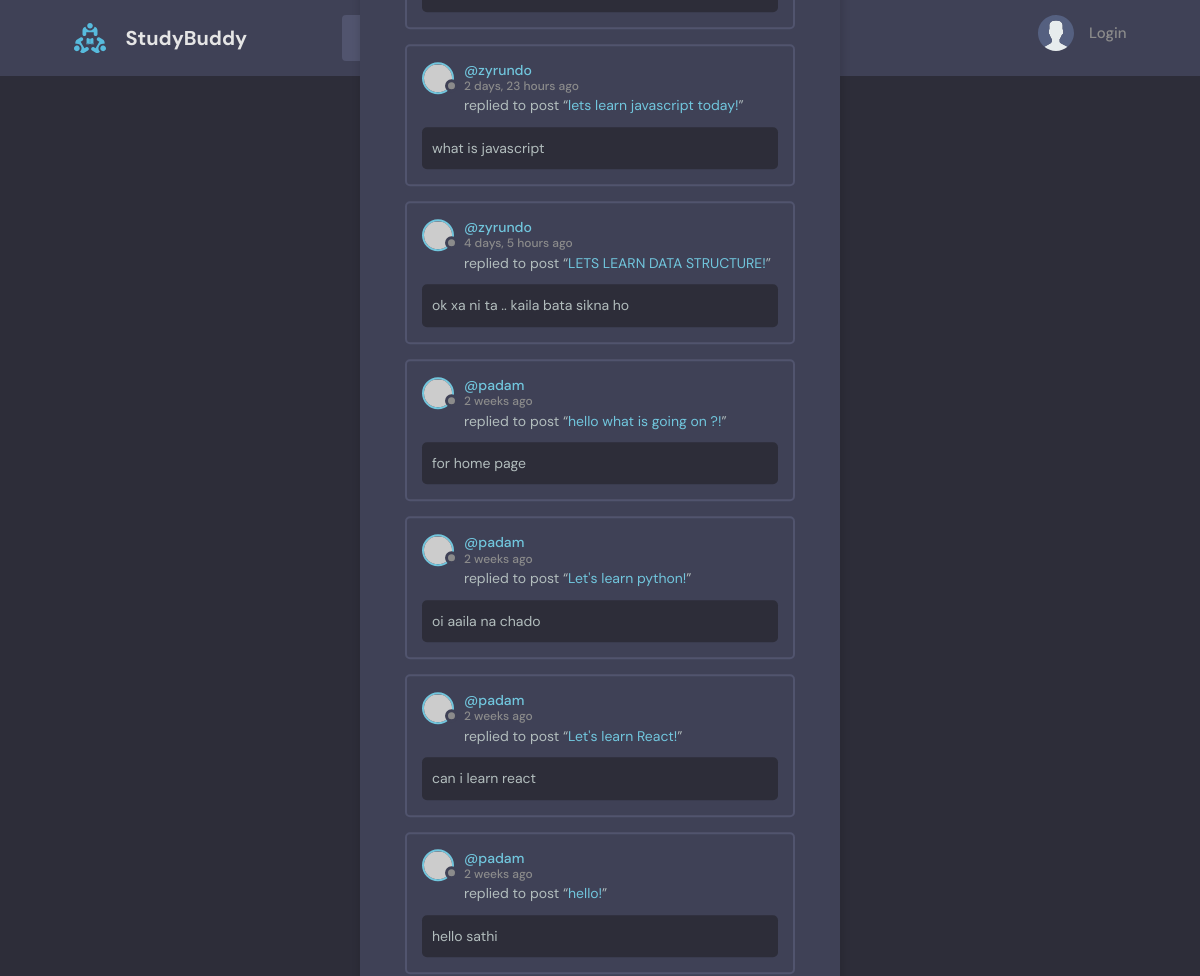
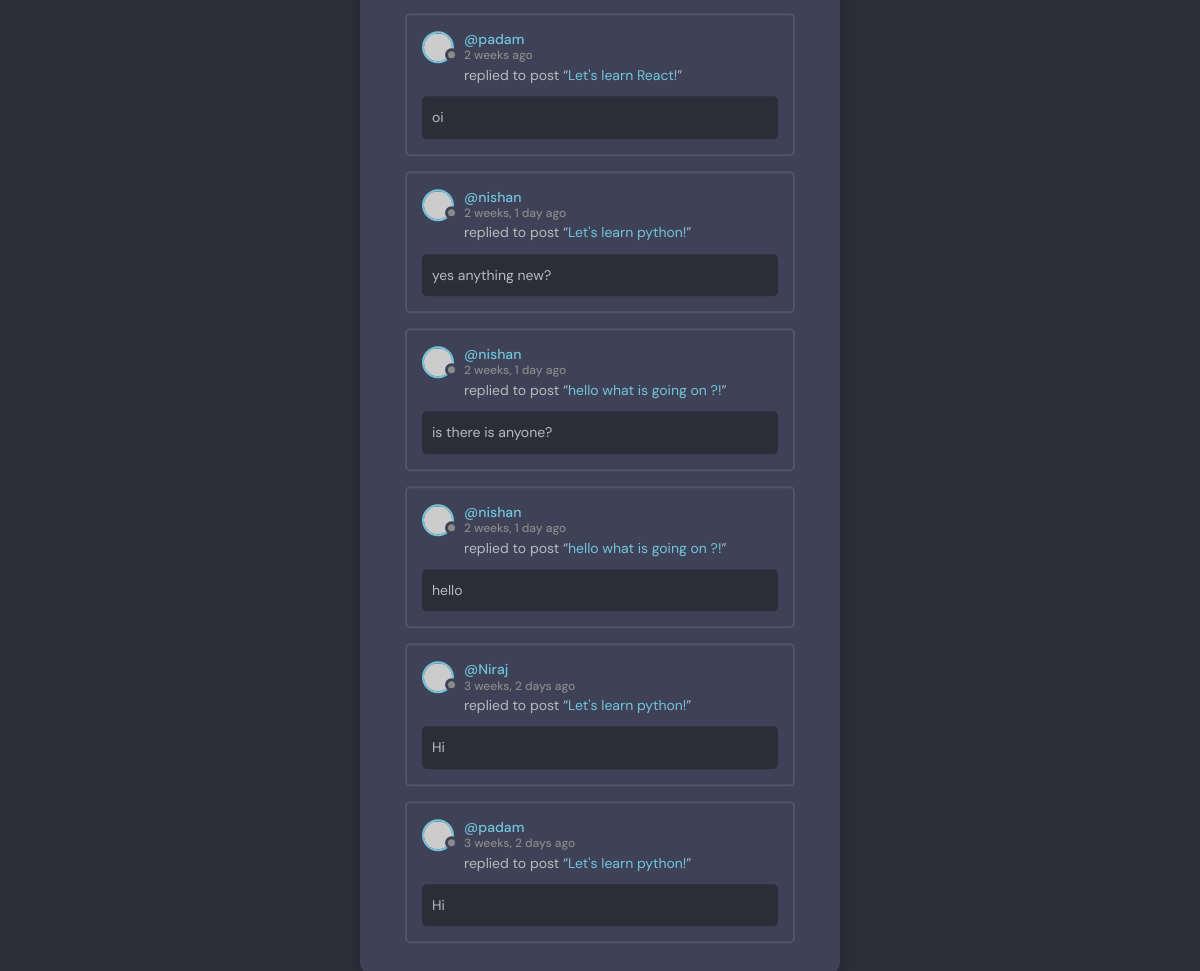
Screenshot of /activityPage with the database file from the repository (2 pictures, top to bottom).
### base/models.py (models this page shows, shortened)
class Message(models.Model):
    user = models.ForeignKey(User,on_delete = models.CASCADE)
    room = models.ForeignKey(Room,on_delete=models.CASCADE) #0n_delete= models.CASCADE =>means all the child messages will be deleted
    body= models.TextField()
    updated = models.DateField(auto_now = True)
    created = models.DateTimeField(auto_now_add = True)
    class Meta:
        ordering = ['-updated','-created']

class Room(models.Model):
    host = models.ForeignKey(User,on_delete = models.SET_NULL,null = True)
    topic = models.ForeignKey(Topic,on_delete = models.SET_NULL,null = True)
    name = models.CharField(max_length=200)
    description = models.TextField(null= True,blank = True) #null= true or black= true -- means it cannot be null and black
    participants = models.ManyToManyField(User,related_name='participants' ,blank=True)
    updated = models.DateTimeField(auto_now = True)#it take timestamp everytime whenever updated
    created = models.DateTimeField(auto_now_add = True) #it takes timestapm at the beginning only
    class Meta:
        ordering = ['-updated','-created'] # (-) will make the ordering of lettest item at beginning
    def __str__(self):
        return self.name

### base/views.py (the view)
# urls.py: path('activityPage',views.activityPage,name='activityPage'),
def activityPage(request):
    room_messages = Message.objects.all()
    return render(request,'base/activity.html',{'room_messages':room_messages})

### base/templates/base/activity.html (shortened to what this page needs)
{% extends 'main.html' %}
{% block content %}
    <main class="layout">
      <div class="container">
        <div class="layout__box">
          <div class="activities-page layout__body">
            {% for message in room_messages %}
            <div class="activities__box">
              <div class="activities__boxHeader roomListRoom__header">
                <a href=" {% url 'userProfile' message.user.id %}" class="roomListRoom__author">
                  <div class="avatar avatar--small">
                    <img src="https://randomuser.me/api/portraits/women/11.jpg" />
                  </div>
                  <p>
                    @{{message.user}}
                    <span>{{message.created|timesince}} ago</span>
                  </p>
                </a>
              </div>
              <div class="activities__boxContent">
                <p>replied to post “<a href="{% url 'room' message.room.id %}">{{message.room}}!</a>”</p>
                <div class="activities__boxRoomContent">
                 {{message.body}}
                </div>
              </div>
            </div>
            {% endfor %}
          </div>
        </div>
      </div>
    </main>
{% endblock content %}

### static/style/style.css (style rules this page uses)
:root { --color-main: #71c6dd; --color-main-light: #e1f6fb; --color-dark: #3f4156; --color-dark-medium: #51546e; --color-dark-light: #696d97; --color-light: #e5e5e5; --color-gray: #8b8b8b; --color-light-gray: #b2bdbd; --color-bg: #2d2d39; --color-success: #5dd693; --color-error: #fc4b0b; }
* { font-family: "DM Sans", -apple-system, BlinkMacSystemFont, "Segoe UI", Roboto, Oxygen, Ubuntu, Cantarell, "Open Sans", "Helvetica Neue", sans-serif; margin: 0; padding: 0; box-sizing: border-box; text-rendering: optimizeLegibility; font-size: inherit; }
html { font-size: 56.25%; }
@media only screen and (min-width: 1200px) { html { font-size: 62.5%; } }
body { line-height: 1.6; font-weight: 400; font-size: 1.5rem; color: var(--color-light-gray); background-color: var(--color-bg); min-height: 100vh; }
img { width: 100%; }
a { display: inline-block; color: var(--color-main); text-decoration: none; }
.container { max-width: 120rem; width: 90%; margin: auto; }
.avatar { position: relative; display: inline-block; border-radius: 50%; border: 2px solid var(--color-main); }
.avatar img { display: block; border-radius: 50%; object-fit: cover; object-position: center; }
.avatar::after { content: ""; display: block; position: absolute; background-color: var(--color-gray); z-index: 111; border-radius: 50%; border: 0.3rem solid var(--color-dark); }
.avatar.avatar--small img { width: 2.8rem; height: 2.8rem; }
.avatar.avatar--small:after { width: 0.7rem; height: 0.7rem; bottom: 0px; right: -6px; }
.layout { margin-top: 2.4rem; }
.layout > .container { display: flex; justify-content: space-between; align-items: flex-start; }
.layout__box { width: 90%; max-width: 48rem; min-height: 40rem; position: absolute; top: 62rem; left: 50%; transform: translate(-50%, -46%); background-color: var(--color-dark); border-radius: 1rem; box-shadow: 1px 1px 6px 3px rgba(0, 0, 0, 0.1); overflow: hidden; }
.layout__body { margin: 3rem; }
.roomListRoom__header { display: flex; justify-content: space-between; align-items: center; }
.roomListRoom__author { font-weight: 500; display: flex; align-items: center; gap: 1rem; }
.activities__box { margin: 1.5rem; padding: 1.5rem; border: 2px solid var(--color-dark-medium); border-radius: 5px; }
.activities__boxHeader p { font-size: 1.4rem; line-height: 1.3; }
.activities__boxHeader p span { color: var(--color-gray); font-size: 1.2rem; display: block; }
.activities__boxContent { margin-left: 4.2rem; }
.activities__boxContent { font-size: 1.4rem; }
.activities__boxRoomContent { background: var(--color-bg); padding: 1rem; border-radius: 5px; margin-top: 1rem; margin-left: -4.2rem; }

### rows the page displays
Message: user "zyrundo", created "2 days, 23 hours", room "lets learn javascript today", body "what is javascript"
Message: user "zyrundo", created "4 days, 5 hours", room "LETS LEARN DATA STRUCTURE", body "ok xa ni ta .. kaila bata sikna ho"
Message: user "padam", created "2 weeks", room "hello what is going on ?", body "for home page"
Message: user "padam", created "2 weeks", room "Let's learn python", body "oi aaila na chado"
Message: user "padam", created "2 weeks", room "Let's learn React", body "can i learn react"
Message: user "padam", created "2 weeks", room "hello", body "hello sathi"
Message: user "padam", created "2 weeks", room "Let's learn React", body "oi"
Message: user "nishan", created "2 weeks, 1 day", room "Let's learn python", body "yes anything new?"
Message: user "nishan", created "2 weeks, 1 day", room "hello what is going on ?", body "is there is anyone?"
Message: user "nishan", created "2 weeks, 1 day", room "hello what is going on ?", body "hello"
Message: user "Niraj", created "3 weeks, 2 days", room "Let's learn python", body "Hi"
Message: user "padam", created "3 weeks, 2 days", room "Let's learn python", body "Hi"
